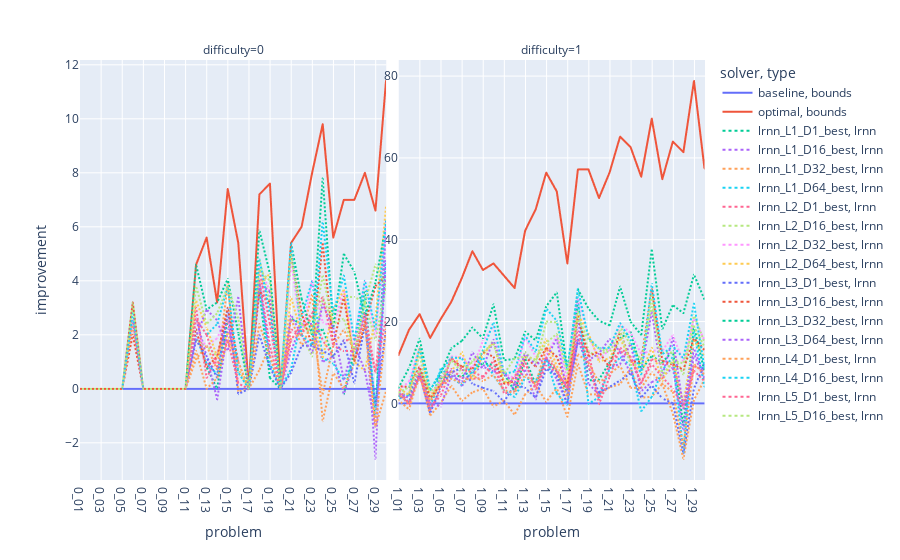
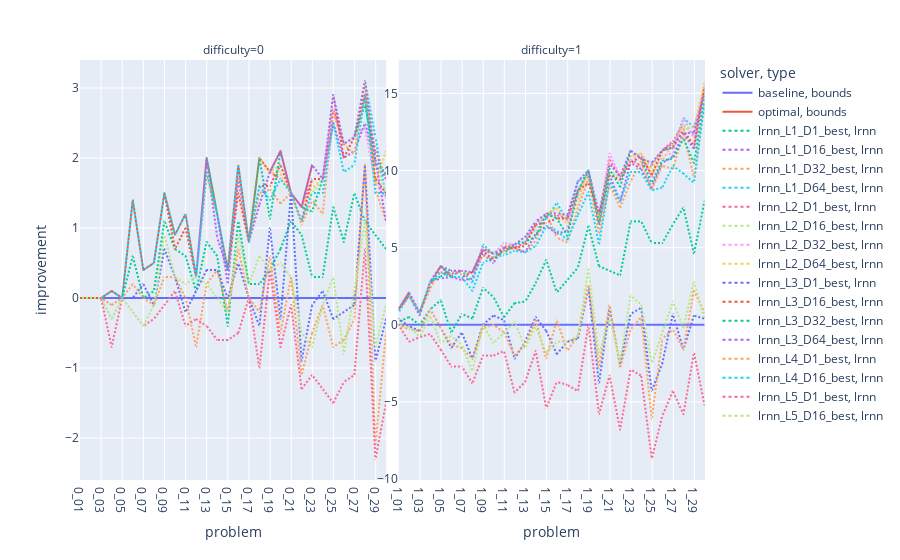
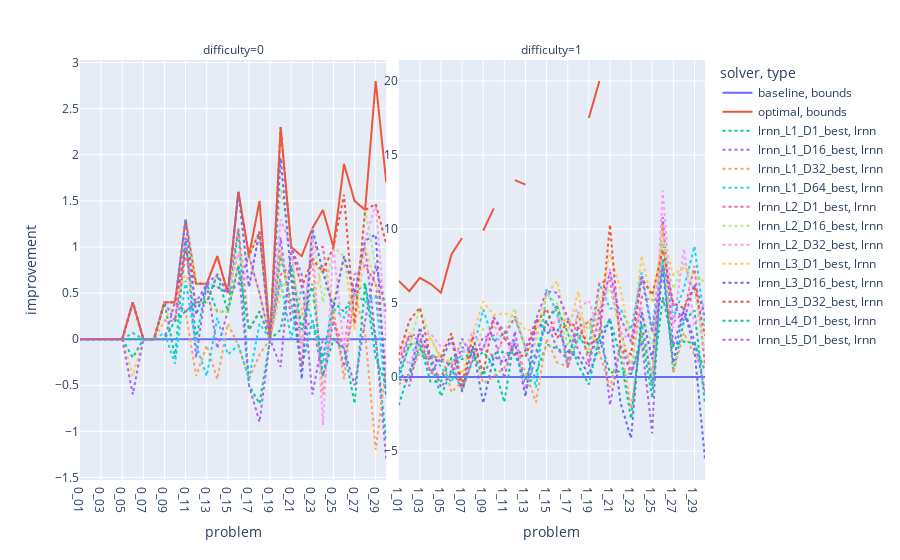
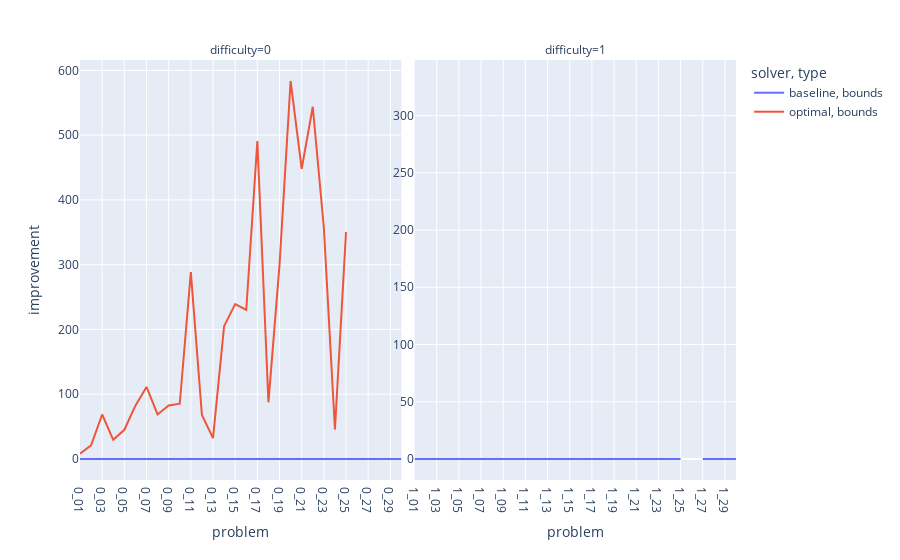

Notebook code cell kept with these figures, in order:
### Markdown cell above
# Absolute difference plots

### Code cell
include_sample = 0
layers = [
    1,
    2,
    3,
    4,
    5,
]   # TODO more layers (maybe 0-index instead of 1-index)
dimensions = [
    1,
    # 2,
    # 4,
    # 8,
    16,
    32,
    64,
]

plot_difference(absolute=True, include_sample=include_sample, layers=layers, dimensions=dimensions)
